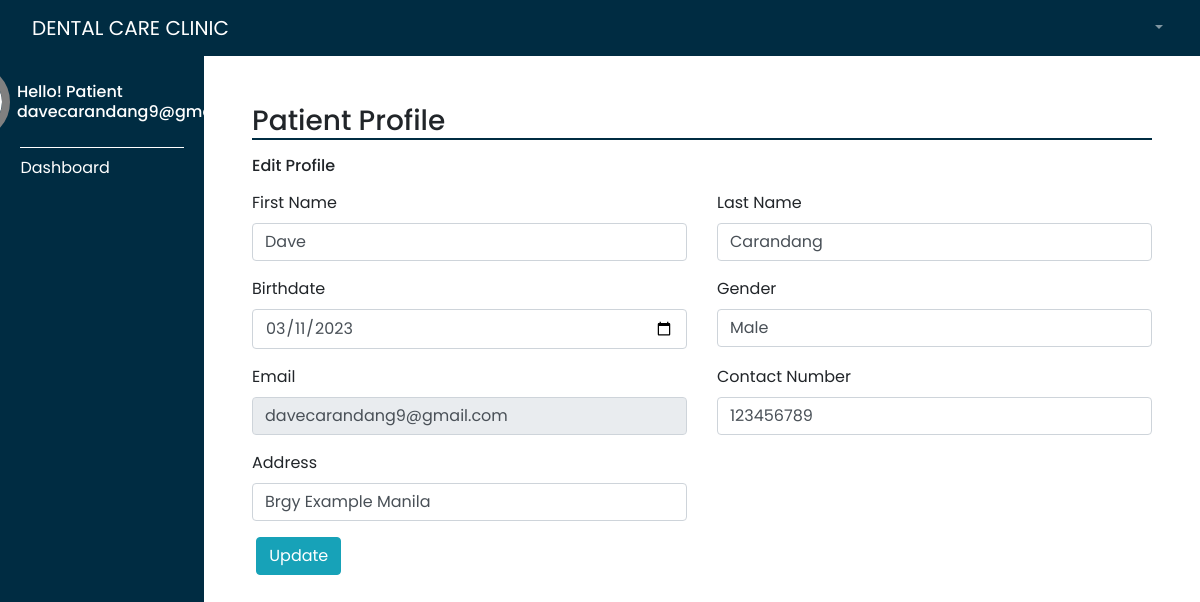
/patientProfile.php (signed in), run on the app's committed database.
### tables this page shows
CREATE TABLE `users` (
  `patientId` int(11) NOT NULL,
  `first_name` varchar(50) NOT NULL,
  `last_name` varchar(50) NOT NULL,
  `birth_date` date NOT NULL,
  `gender` varchar(50) NOT NULL,
  `phone_no` varchar(250) NOT NULL,
  `position` varchar(50) NOT NULL,
  `address` varchar(50) NOT NULL,
  `email` varchar(50) NOT NULL,
  `pass_word` varchar(50) NOT NULL,
  `created` date NOT NULL,
  `token` varchar(100) NOT NULL,
  `token_expire` timestamp(6) NOT NULL DEFAULT current_timestamp(6) ON UPDATE current_timestamp(6),
  `teeth1` varchar(250) NOT NULL,
  `teeth2` varchar(250) NOT NULL,
  `teeth3` varchar(250) NOT NULL,
  `teeth4` varchar(250) NOT NULL,
  `teeth5` varchar(250) NOT NULL,
  `teeth6` varchar(250) NOT NULL,
  `teeth7` varchar(250) NOT NULL,
  `teeth8` varchar(250) NOT NULL,
  `teeth9` varchar(250) NOT NULL,
  `teeth10` varchar(250) NOT NULL,
  `teeth11` varchar(250) NOT NULL,
  `teeth12` varchar(250) NOT NULL,
  `teeth13` varchar(250) NOT NULL,
  `teeth14` varchar(250) NOT NULL,
  `teeth15` varchar(250) NOT NULL,
  `teeth16` varchar(250) NOT NULL,
  `teeth17` varchar(250) NOT NULL,
  `teeth18` varchar(250) NOT NULL,
  `teeth19` varchar(250) NOT NULL,
  `teeth20` varchar(250) NOT NULL,
  `teeth21` varchar(250) NOT NULL,
  `teeth22` varchar(250) NOT NULL,
  `teeth23` varchar(250) NOT NULL,
  `teeth24` varchar(250) NOT NULL,
  `teeth25` varchar(250) NOT NULL,
  `teeth26` varchar(250) NOT NULL,
  `teeth27` varchar(250) NOT NULL,
  `teeth28` varchar(250) NOT NULL,
  `teeth29` varchar(250) NOT NULL,
  `teeth30` varchar(250) NOT NULL,
  `teeth31` varchar(250) NOT NULL,
  `teeth32` varchar(250) NOT NULL
);

### patientProfile.php (the view, shortened to what this page needs)
<?php
require_once "connection.php";
?>
<!DOCTYPE html>
<html lang="en">
<head>
    <link rel="stylesheet" href="styles/dashAdmin.css">
    <link rel="stylesheet" href="https://maxcdn.bootstrapcdn.com/bootstrap/4.0.0/css/bootstrap.min.css"/>
</head>
<body style="height: 100vh;">
    <div class="" style=" width: 100%">
        <?php require("templates/main-header.php"); ?>
    </div>
    <div class="d-flex" >
        <div class="bg-dark __sidebar" >
            <?php require("templates/sidebar.php"); ?>
        </div>
        <div class="whole" >
            <div class="p-5">
                <h3 style="border-bottom: 2px solid #002c42">Patient Profile </h3>
                <h6 class="mt-3 mb-3">Edit Profile</h6>
                <?php
                    $patientId = $_SESSION['id'];
                    $sqlp = "SELECT * FROM users WHERE patientId ='$patientId'";
                    $resultp = $conn->query($sqlp);
                ?>
                <?php if($resultp->num_rows > 0){?>
                <?php while($rows = $resultp->fetch_assoc()){?>
                <form action="" method="post" id="updateProfile-form" style="margin-bottom: 300px;">
                    <div class="row">
                        <div class="col-md-6">
                            <label for="">First Name</label>
                            <input type="text" value="<?php echo $rows['first_name'];?>" name="first_name" class="form-control">
                        </div>
                        <div class="col-md-6">
                            <label for="">Last Name</label>
                            <input type="text" value="<?php echo $rows['last_name'];?>" name="last_name" class="form-control">
                        </div>
                    </div>
                    <div class="row mt-3">
                        <div class="col-md-6">
                            <label for="">Birthdate</label>
                            <input type="date" value="<?php echo $rows['birth_date'];?>" name="birth_date" class="form-control">
                        </div>
                        <div class="col-md-6">
                            <label for="">Gender</label>
                            <input type="text" value="<?php echo $rows['gender'];?>" name="gender" class="form-control">
                        </div>
                    </div>
                    <div class="row mt-3">
                        <div class="col-md-6">
                            <label for="">Email</label>
                            <input type="text" value="<?php echo $rows['email'];?>" class="form-control" disabled>
                        </div>
                        <div class="col-md-6">
                            <label for="">Contact Number</label>
                            <input type="text" value="<?php echo $rows['phone_no'];?>" name="phone_no"  class="form-control">
                        </div>
                    </div>
                    <div class="row mt-3">
                        <div class="col-md-6">
                            <label for="">Address</label>
                            <input type="text" value="<?php echo $rows['address'];?>" name="address" class="form-control">
                        </div>
                    </div>
                    <div class="row mt-3">
                        <div class="col-md-6">
                            <input type="button" class="btn btn-info" value="Update" id="updateProfile">
                        </div>
                    </div>
                </form>
                <?php }?>
            <?php }?>
            </div>
        </div>
    </div>
</body>
</html>

### styles/dashAdmin.css (style rules this page uses)
* { margin: 0; padding: 0; font-family: 'Poppins', sans-serif !important; box-sizing: border-box; }
.__sidebar { width: 17%; }
.whole { width: 100%; }

### data on the page
users: first_name "Dave", last_name "Carandang", birth_date "03/11/2023", gender "Male", email "davecarandang9@gmail.com", phone_no "123456789", address "Brgy Example Manila"

### other printed values
$_SESSION['position'] "Patient"
$_SESSION['email'] "davecarandang9@gmail.com"
